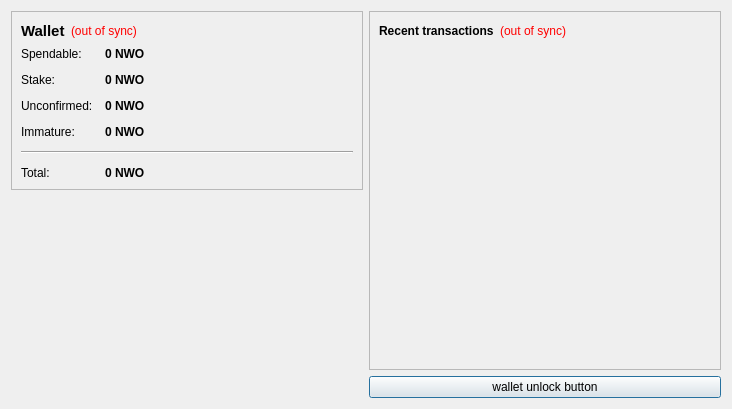
<?xml version="1.0" encoding="UTF-8"?>
<ui version="4.0">
 <class>OverviewPage</class>
 <widget class="QWidget" name="OverviewPage">
  <property name="geometry">
   <rect>
    <x>0</x>
    <y>0</y>
    <width>732</width>
    <height>409</height>
   </rect>
  </property>
  <property name="windowTitle">
   <string>Form</string>
  </property>
  <layout class="QHBoxLayout" name="horizontalLayout" stretch="0,0">
   <item>
    <layout class="QVBoxLayout" name="verticalLayout_2">
     <item>
      <widget class="QFrame" name="frame">
       <property name="frameShape">
        <enum>QFrame::StyledPanel</enum>
       </property>
       <property name="frameShadow">
        <enum>QFrame::Raised</enum>
       </property>
       <layout class="QVBoxLayout" name="verticalLayout_4">
        <item>
         <layout class="QHBoxLayout" name="horizontalLayout_4">
          <item>
           <widget class="QLabel" name="label_5">
            <property name="font">
             <font>
              <pointsize>11</pointsize>
              <weight>75</weight>
              <bold>true</bold>
             </font>
            </property>
            <property name="text">
             <string>Wallet</string>
            </property>
           </widget>
          </item>
          <item>
           <widget class="QLabel" name="labelWalletStatus">
            <property name="toolTip">
             <string>The displayed information may be out of date. Your wallet automatically synchronizes with the nwocoin network after a connection is established, but this process has not completed yet.</string>
            </property>
            <property name="styleSheet">
             <string notr="true">QLabel { color: red; }</string>
            </property>
            <property name="text">
             <string notr="true">(out of sync)</string>
            </property>
            <property name="alignment">
             <set>Qt::AlignLeading|Qt::AlignLeft|Qt::AlignVCenter</set>
            </property>
           </widget>
          </item>
          <item>
           <spacer name="horizontalSpacer_2">
            <property name="orientation">
             <enum>Qt::Horizontal</enum>
            </property>
            <property name="sizeHint" stdset="0">
             <size>
              <width>40</width>
              <height>20</height>
             </size>
            </property>
           </spacer>
          </item>
         </layout>
        </item>
        <item>
         <layout class="QFormLayout" name="formLayout_2">
          <property name="fieldGrowthPolicy">
           <enum>QFormLayout::AllNonFixedFieldsGrow</enum>
          </property>
          <property name="horizontalSpacing">
           <number>12</number>
          </property>
          <property name="verticalSpacing">
           <number>12</number>
          </property>
          <item row="0" column="0">
           <widget class="QLabel" name="label">
            <property name="text">
             <string>Spendable:</string>
            </property>
           </widget>
          </item>
          <item row="0" column="1">
           <widget class="QLabel" name="labelBalance">
            <property name="font">
             <font>
              <weight>75</weight>
              <bold>true</bold>
             </font>
            </property>
            <property name="cursor">
             <cursorShape>IBeamCursor</cursorShape>
            </property>
            <property name="toolTip">
             <string>Your current spendable balance</string>
            </property>
            <property name="text">
             <string notr="true">0 NWO</string>
            </property>
            <property name="textInteractionFlags">
             <set>Qt::LinksAccessibleByMouse|Qt::TextSelectableByKeyboard|Qt::TextSelectableByMouse</set>
            </property>
           </widget>
          </item>
          <item row="1" column="0">
           <widget class="QLabel" name="label_6">
            <property name="text">
             <string>Stake:</string>
            </property>
           </widget>
          </item>
          <item row="1" column="1">
           <widget class="QLabel" name="labelStake">
            <property name="font">
             <font>
              <weight>75</weight>
              <bold>true</bold>
             </font>
            </property>
            <property name="cursor">
             <cursorShape>IBeamCursor</cursorShape>
            </property>
            <property name="toolTip">
             <string>Total of coins that was staked, and do not yet count toward the current balance</string>
            </property>
            <property name="text">
             <string notr="true">0 NWO</string>
            </property>
            <property name="textInteractionFlags">
             <set>Qt::LinksAccessibleByMouse|Qt::TextSelectableByKeyboard|Qt::TextSelectableByMouse</set>
            </property>
           </widget>
          </item>
          <item row="2" column="0">
           <widget class="QLabel" name="label_3">
            <property name="text">
             <string>Unconfirmed:</string>
            </property>
           </widget>
          </item>
          <item row="2" column="1">
           <widget class="QLabel" name="labelUnconfirmed">
            <property name="font">
             <font>
              <weight>75</weight>
              <bold>true</bold>
             </font>
            </property>
            <property name="cursor">
             <cursorShape>IBeamCursor</cursorShape>
            </property>
            <property name="toolTip">
             <string>Total of transactions that have yet to be confirmed, and do not yet count toward the current balance</string>
            </property>
            <property name="text">
             <string notr="true">0 NWO</string>
            </property>
            <property name="textInteractionFlags">
             <set>Qt::LinksAccessibleByMouse|Qt::TextSelectableByKeyboard|Qt::TextSelectableByMouse</set>
            </property>
           </widget>
          </item>
          <item row="3" column="0">
           <widget class="QLabel" name="labelImmatureText">
            <property name="text">
             <string>Immature:</string>
            </property>
           </widget>
          </item>
          <item row="3" column="1">
           <widget class="QLabel" name="labelImmature">
            <property name="font">
             <font>
              <weight>75</weight>
              <bold>true</bold>
             </font>
            </property>
            <property name="toolTip">
             <string>Mined balance that has not yet matured</string>
            </property>
            <property name="text">
             <string notr="true">0 NWO</string>
            </property>
            <property name="textInteractionFlags">
             <set>Qt::LinksAccessibleByMouse|Qt::TextSelectableByKeyboard|Qt::TextSelectableByMouse</set>
            </property>
           </widget>
          </item>
          <item row="4" column="0" colspan="2">
           <widget class="Line" name="line">
            <property name="orientation">
             <enum>Qt::Horizontal</enum>
            </property>
           </widget>
          </item>
          <item row="5" column="0">
           <widget class="QLabel" name="labelTotalText">
            <property name="text">
             <string>Total:</string>
            </property>
           </widget>
          </item>
          <item row="5" column="1">
           <widget class="QLabel" name="labelTotal">
            <property name="font">
             <font>
              <weight>75</weight>
              <bold>true</bold>
             </font>
            </property>
            <property name="cursor">
             <cursorShape>IBeamCursor</cursorShape>
            </property>
            <property name="toolTip">
             <string>Your current total balance</string>
            </property>
            <property name="text">
             <string notr="true">0 NWO</string>
            </property>
            <property name="textInteractionFlags">
             <set>Qt::LinksAccessibleByMouse|Qt::TextSelectableByKeyboard|Qt::TextSelectableByMouse</set>
            </property>
           </widget>
          </item>
         </layout>
        </item>
       </layout>
      </widget>
     </item>
     <item>
      <spacer name="verticalSpacer_4">
       <property name="orientation">
        <enum>Qt::Vertical</enum>
       </property>
       <property name="sizeHint" stdset="0">
        <size>
         <width>20</width>
         <height>40</height>
        </size>
       </property>
      </spacer>
     </item>
     <item>
      <widget class="QLabel" name="label_2">
       <property name="text">
        <string/>
       </property>
       <property name="pixmap">
        <pixmap resource="../bitcoin.qrc">:/images/Wallet_Logo</pixmap>
       </property>
       <property name="alignment">
        <set>Qt::AlignCenter</set>
       </property>
      </widget>
     </item>
     <item>
      <spacer name="verticalSpacer">
       <property name="orientation">
        <enum>Qt::Vertical</enum>
       </property>
       <property name="sizeHint" stdset="0">
        <size>
         <width>20</width>
         <height>40</height>
        </size>
       </property>
      </spacer>
     </item>
    </layout>
   </item>
   <item>
    <layout class="QVBoxLayout" name="verticalLayout_3">
     <item>
      <widget class="QFrame" name="frame_2">
       <property name="frameShape">
        <enum>QFrame::StyledPanel</enum>
       </property>
       <property name="frameShadow">
        <enum>QFrame::Raised</enum>
       </property>
       <layout class="QVBoxLayout" name="verticalLayout">
        <item>
         <layout class="QHBoxLayout" name="horizontalLayout_2">
          <item>
           <widget class="QLabel" name="label_4">
            <property name="text">
             <string>&lt;b&gt;Recent transactions&lt;/b&gt;</string>
            </property>
           </widget>
          </item>
          <item>
           <widget class="QLabel" name="labelTransactionsStatus">
            <property name="toolTip">
             <string>The displayed information may be out of date. Your wallet automatically synchronizes with the nwocoin network after a connection is established, but this process has not completed yet.</string>
            </property>
            <property name="styleSheet">
             <string notr="true">QLabel { color: red; }</string>
            </property>
            <property name="text">
             <string notr="true">(out of sync)</string>
            </property>
            <property name="alignment">
             <set>Qt::AlignRight|Qt::AlignTrailing|Qt::AlignVCenter</set>
            </property>
           </widget>
          </item>
          <item>
           <spacer name="horizontalSpacer">
            <property name="orientation">
             <enum>Qt::Horizontal</enum>
            </property>
            <property name="sizeHint" stdset="0">
             <size>
              <width>40</width>
              <height>20</height>
             </size>
            </property>
           </spacer>
          </item>
         </layout>
        </item>
        <item>
         <widget class="QListView" name="listTransactions">
          <property name="styleSheet">
           <string notr="true">QListView { background: transparent; }</string>
          </property>
          <property name="frameShape">
           <enum>QFrame::NoFrame</enum>
          </property>
          <property name="verticalScrollBarPolicy">
           <enum>Qt::ScrollBarAlwaysOff</enum>
          </property>
          <property name="horizontalScrollBarPolicy">
           <enum>Qt::ScrollBarAlwaysOff</enum>
          </property>
          <property name="selectionMode">
           <enum>QAbstractItemView::NoSelection</enum>
          </property>
         </widget>
        </item>
       </layout>
      </widget>
     </item>
     <item>
      <widget class="QPushButton" name="unlockWalletButton">
       <property name="sizePolicy">
        <sizepolicy hsizetype="Minimum" vsizetype="Fixed">
         <horstretch>0</horstretch>
         <verstretch>0</verstretch>
        </sizepolicy>
       </property>
       <property name="maximumSize">
        <size>
         <width>16777214</width>
         <height>16777214</height>
        </size>
       </property>
       <property name="toolTip">
        <string/>
       </property>
       <property name="text">
        <string>wallet unlock button</string>
       </property>
       <property name="checkable">
        <bool>false</bool>
       </property>
       <property name="autoDefault">
        <bool>false</bool>
       </property>
       <property name="default">
        <bool>true</bool>
       </property>
       <property name="flat">
        <bool>false</bool>
       </property>
      </widget>
     </item>
    </layout>
   </item>
  </layout>
 </widget>
 <resources>
  <include location="../bitcoin.qrc"/>
 </resources>
 <connections/>
</ui>
